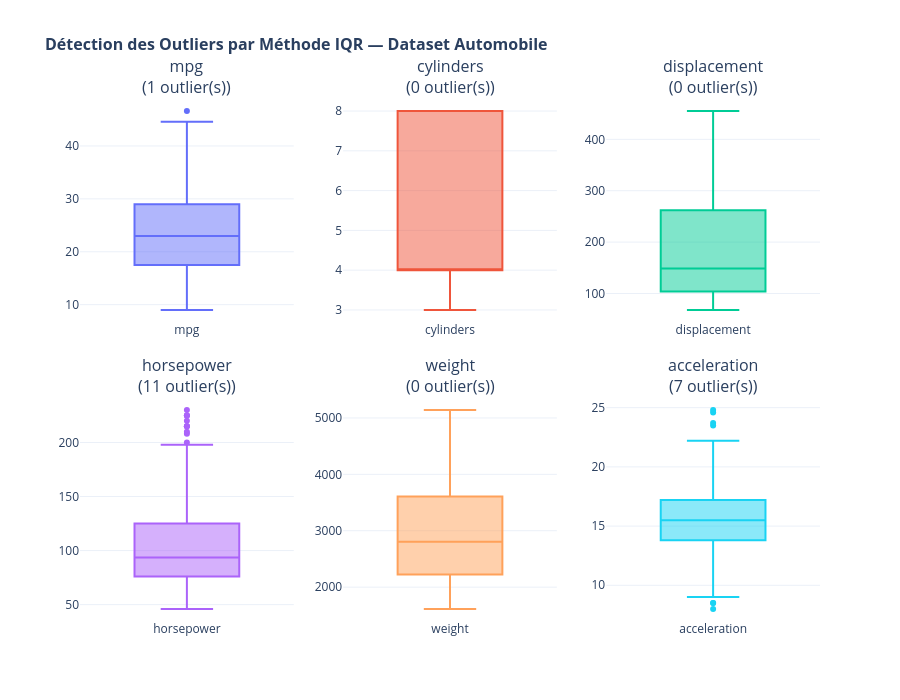

The notebook cell this image was saved under:
### Code cell
# Vos colonnes numériques
numeric_cols = ['mpg', 'cylinders', 'displacement', 'horsepower', 'weight', 'acceleration']

# 1. Calcul des outliers
outlier_counts = {}
for col in numeric_cols:
    Q1 = df_clean[col].quantile(0.25)
    Q3 = df_clean[col].quantile(0.75)
    IQR = Q3 - Q1
    lower = Q1 - 1.5 * IQR
    upper = Q3 + 1.5 * IQR
    n_outliers = ((df_clean[col] < lower) | (df_clean[col] > upper)).sum()
    outlier_counts[col] = n_outliers

print("=== Nombre d'outliers détectés (méthode IQR) ===")
for col, count in outlier_counts.items():
    print(f"  {col} : {count} outlier(s)")

# 2. Création de la grille dynamique 2x3 avec Plotly
fig = make_subplots(
    rows=2, cols=3, 
    subplot_titles=[f"{col}<br>({outlier_counts[col]} outlier(s))" for col in numeric_cols],
    vertical_spacing=0.15
)

# 3. Ajout des Boxplots interactifs (simplifiés pour utiliser le template)
for i, col in enumerate(numeric_cols):
    row = (i // 3) + 1
    col_pos = (i % 3) + 1
    
    fig.add_trace(
        go.Box(
            y=df_clean[col].dropna(), 
            name=col, 
            boxpoints='outliers', # Montre uniquement les outliers
            marker=dict(size=6)   # On définit juste la taille, le template gère la couleur !
        ), 
        row=row, col=col_pos
    )

# 4. Mise en page globale avec le NOUVEAU TEMPLATE
fig.update_layout(
    title_text="<b>Détection des Outliers par Méthode IQR — Dataset Automobile</b>",
    title_font_size=16,
    height=700,
    showlegend=False,
    template="plotly_white"  # <--- C'EST ICI QUE LA MAGIE OPÈRE
)

# Affichage du graphique interactif
fig.show()

print("\n=== Statistiques descriptives après encodage ===")
display(df_clean.describe())

### Figure 1 — Plotly figure (JSON) as saved in the notebook; plotly's stock layout.template omitted (floating-point values rounded to 4 significant figures; data arrays with more than 128 entries replaced by an {"elided": "..."} marker saying what was removed)
{"data": [{"boxpoints": "outliers", "marker": {"size": 6}, "name": "mpg", "type": "box", "xaxis": "x", "y": {"elided": "398 float values"}, "yaxis": "y"}, {"boxpoints": "outliers", "marker": {"size": 6}, "name": "cylinders", "type": "box", "xaxis": "x2", "y": {"elided": "398 int values"}, "yaxis": "y2"}, {"boxpoints": "outliers", "marker": {"size": 6}, "name": "displacement", "type": "box", "xaxis": "x3", "y": {"elided": "398 float values"}, "yaxis": "y3"}, {"boxpoints": "outliers", "marker": {"size": 6}, "name": "horsepower", "type": "box", "xaxis": "x4", "y": {"elided": "398 float values"}, "yaxis": "y4"}, {"boxpoints": "outliers", "marker": {"size": 6}, "name": "weight", "type": "box", "xaxis": "x5", "y": {"elided": "398 int values"}, "yaxis": "y5"}, {"boxpoints": "outliers", "marker": {"size": 6}, "name": "acceleration", "type": "box", "xaxis": "x6", "y": {"elided": "398 float values"}, "yaxis": "y6"}], "layout": {"annotations": [{"font": {"size": 16}, "showarrow": false, "text": "mpg<br>(1 outlier(s))", "x": 0.1444, "xanchor": "center", "xref": "paper", "y": 1, "yanchor": "bottom", "yref": "paper"}, {"font": {"size": 16}, "showarrow": false, "text": "cylinders<br>(0 outlier(s))", "x": 0.5, "xanchor": "center", "xref": "paper", "y": 1, "yanchor": "bottom", "yref": "paper"}, {"font": {"size": 16}, "showarrow": false, "text": "displacement<br>(0 outlier(s))", "x": 0.8556, "xanchor": "center", "xref": "paper", "y": 1, "yanchor": "bottom", "yref": "paper"}, {"font": {"size": 16}, "showarrow": false, "text": "horsepower<br>(11 outlier(s))", "x": 0.1444, "xanchor": "center", "xref": "paper", "y": 0.425, "yanchor": "bottom", "yref": "paper"}, {"font": {"size": 16}, "showarrow": false, "text": "weight<br>(0 outlier(s))", "x": 0.5, "xanchor": "center", "xref": "paper", "y": 0.425, "yanchor": "bottom", "yref": "paper"}, {"font": {"size": 16}, "showarrow": false, "text": "acceleration<br>(7 outlier(s))", "x": 0.8556, "xanchor": "center", "xref": "paper", "y": 0.425, "yanchor": "bottom", "yref": "paper"}], "height": 700, "showlegend": false, "title": {"font": {"size": 16}, "text": "<b>Détection des Outliers par Méthode IQR — Dataset Automobile</b>"}, "xaxis": {"anchor": "y", "domain": [0, 0.2889]}, "xaxis2": {"anchor": "y2", "domain": [0.3556, 0.6444]}, "xaxis3": {"anchor": "y3", "domain": [0.7111, 1]}, "xaxis4": {"anchor": "y4", "domain": [0, 0.2889]}, "xaxis5": {"anchor": "y5", "domain": [0.3556, 0.6444]}, "xaxis6": {"anchor": "y6", "domain": [0.7111, 1]}, "yaxis": {"anchor": "x", "domain": [0.575, 1]}, "yaxis2": {"anchor": "x2", "domain": [0.575, 1]}, "yaxis3": {"anchor": "x3", "domain": [0.575, 1]}, "yaxis4": {"anchor": "x4", "domain": [0, 0.425]}, "yaxis5": {"anchor": "x5", "domain": [0, 0.425]}, "yaxis6": {"anchor": "x6", "domain": [0, 0.425]}}}
